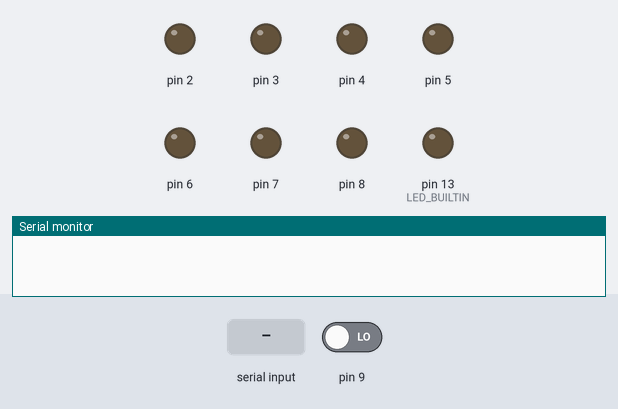
Recording of a sketch running on a simulated Arduino Uno, built with avr-gcc and run on an emulated ATmega328P. Shown: output pins drawn as LEDs (lit = HIGH), the last lines printed to the serial monitor. Inputs (shaded band) come from the test bench; at power-on: pin 9 LOW.

Above: at 1.2 s.
1.3 s: "90,45\n" received over Serial
At 2.2 s:
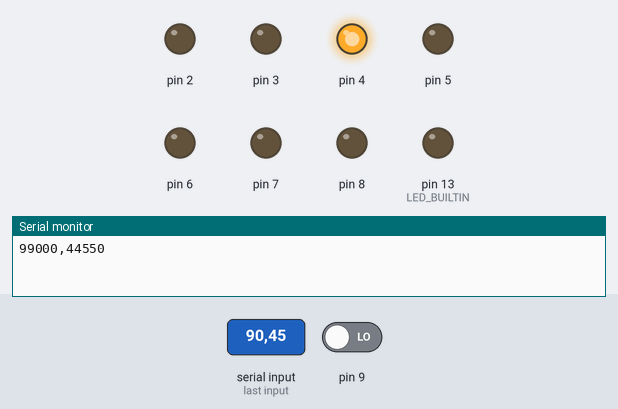
2.8 s: "200\n" received over Serial
At 3.2 s:
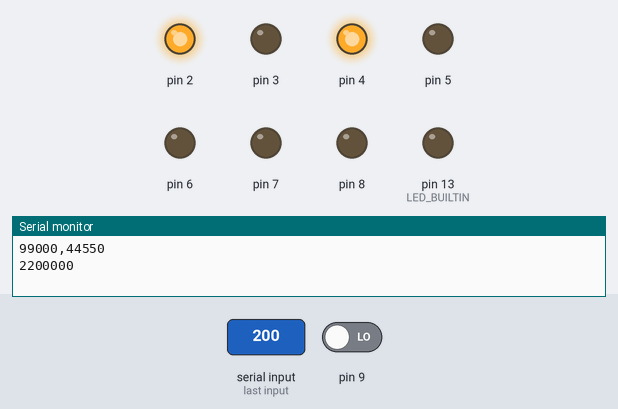
4.3 s: "30,150\n" received over Serial
At 5.5 s:
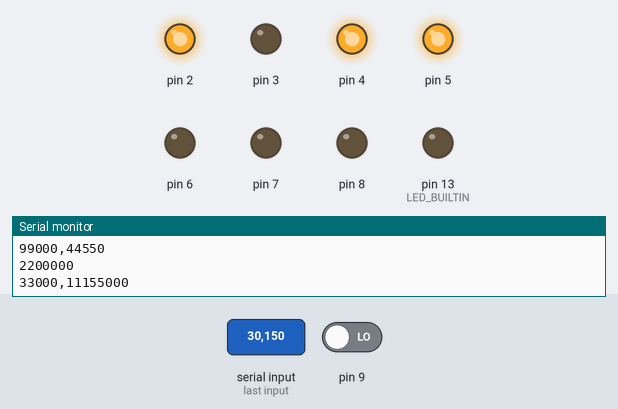
5.8 s: "90,45\n" received over Serial
At 6.8 s:
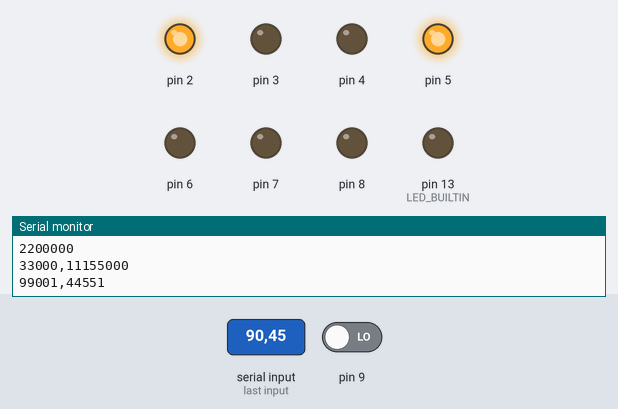
7.3 s: "30,150\n" received over Serial
At 7.8 s:
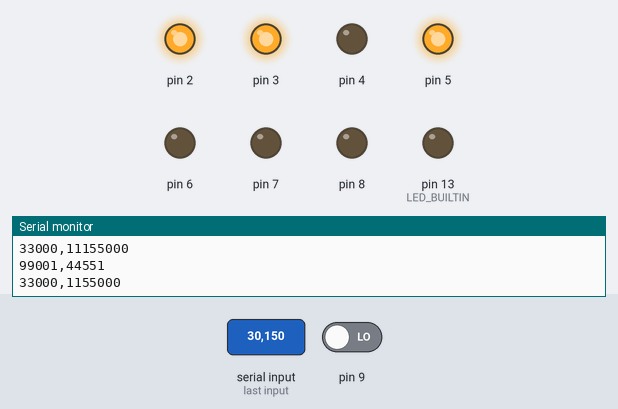
Timing chart, 0 to 9.8 s (numbered marks = the images above; inputs shaded):
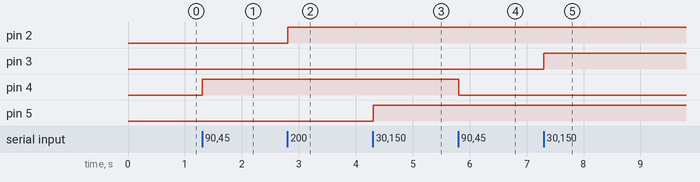

Measured:
- after the input at 1.3 s, pin 4: LOW → HIGH at once
- after the input at 2.8 s, pin 2: LOW → HIGH at once
- after the input at 4.3 s, pin 5: LOW → HIGH at once
- after the input at 5.8 s, pin 4: HIGH → LOW at once
- after the input at 7.3 s, pin 3: LOW → HIGH at once

The sketch:

Python-ArduinoTest.ino
```cpp
const int len = 2;
char sentValue[len];
int index = 0;
int xpos_speech=0;
int ypos_speech=0;
int eventCalled = 0;
void setup() {
  // initialize digital pin LED_BUILTIN as an output.
  pinMode(LED_BUILTIN, OUTPUT);

  pinMode(2, OUTPUT);
  pinMode(3, OUTPUT);
  pinMode(4, OUTPUT);
  pinMode(5, OUTPUT);
  pinMode(6, OUTPUT);
  pinMode(7, OUTPUT);
  pinMode(8, OUTPUT);

  digitalWrite(2, LOW);
  digitalWrite(3, LOW);
  digitalWrite(4, LOW);
  digitalWrite(5, LOW);
  digitalWrite(6, LOW);
  digitalWrite(7, LOW);
  digitalWrite(8, LOW);
  // setup serial channel
  Serial.begin(9600);

}
void loop() {
  /**
  if (xpos_speech == 1) {
    digitalWrite(LED_BUILTIN, HIGH);
  } else if (!xpos_speech) {
    digitalWrite(LED_BUILTIN, LOW);
  */
  if (eventCalled == 1) {
    eventCalled = 0;
    int val = digitalRead(xpos_speech);
    Serial.print(val);
    digitalWrite(xpos_speech, !val);
  }
  /**
  if (eventCalled == 1) {
    eventCalled = 0;
    setPins(ypos_speech);
    setPins(xpos_speech);
  }
}

void setPins(int val) {
  int r = 0;
  int c = 0;
  switch (val) {
    case 1:
    r=2;
    c=6;
    digitalWrite(r, LOW);
    digitalWrite(c, LOW);
    delay(1000);
    break;
    case 2:
    r=2;
    c=7;
    digitalWrite(r, LOW);
    digitalWrite(c, LOW);
    delay(1000);
    break;
    case 3:
    r=2;
    c=8;
    digitalWrite(r, LOW);
    digitalWrite(c, LOW);
    delay(1000);
    break;
    case 4:
    r=3;
    c=6;
    digitalWrite(r, LOW);
    digitalWrite(c, LOW);
    delay(1000);
    break;
    case 5:
    r=3;
    c=7;
    digitalWrite(r, LOW);
    digitalWrite(c, LOW);
    delay(1000);
    break;
    case 6:
    r=3;
    c=8;
    digitalWrite(r, LOW);
    digitalWrite(c, LOW);
    delay(1000);
    break;
    case 7:
    r=4;
    c=6;
    digitalWrite(r, LOW);
    digitalWrite(c, LOW);
    delay(1000);
    break;
    case 8:
    r=4;
    c=7;
    digitalWrite(r, LOW);
    digitalWrite(c, LOW);
    delay(1000);
    break;
    case 9:
    r=5;
    c=6;
    digitalWrite(r, LOW);
    digitalWrite(c, LOW);
    delay(1000);
    break;
  }
  digitalWrite(2, HIGH);
  digitalWrite(3, HIGH);
  digitalWrite(4, HIGH);
  digitalWrite(5, HIGH);
  */
}

// This method runs in the background and catches any serial input, use it and copy paste into
// code. You could use a boolean flag to notice when it is called and then in main/loop, run
// something related to the integer value created from it

// The sent value should be two digits long. First one is xpos_speech and second one
// is ypos_speech
void serialEvent() {
  while(Serial.available()) {
    char ch = Serial.read();
    Serial.write(ch);
    if(isDigit(ch)) {
      if(!index) {
        index = 1;
        xpos_speech = (int)ch - 48;
        Serial.print(xpos_speech);
      } else if (index) {
        index = 0;
        ypos_speech = (int)ch - 48;
        Serial.print(ypos_speech);
        eventCalled = 1;
      }
    }
  }
}
```
